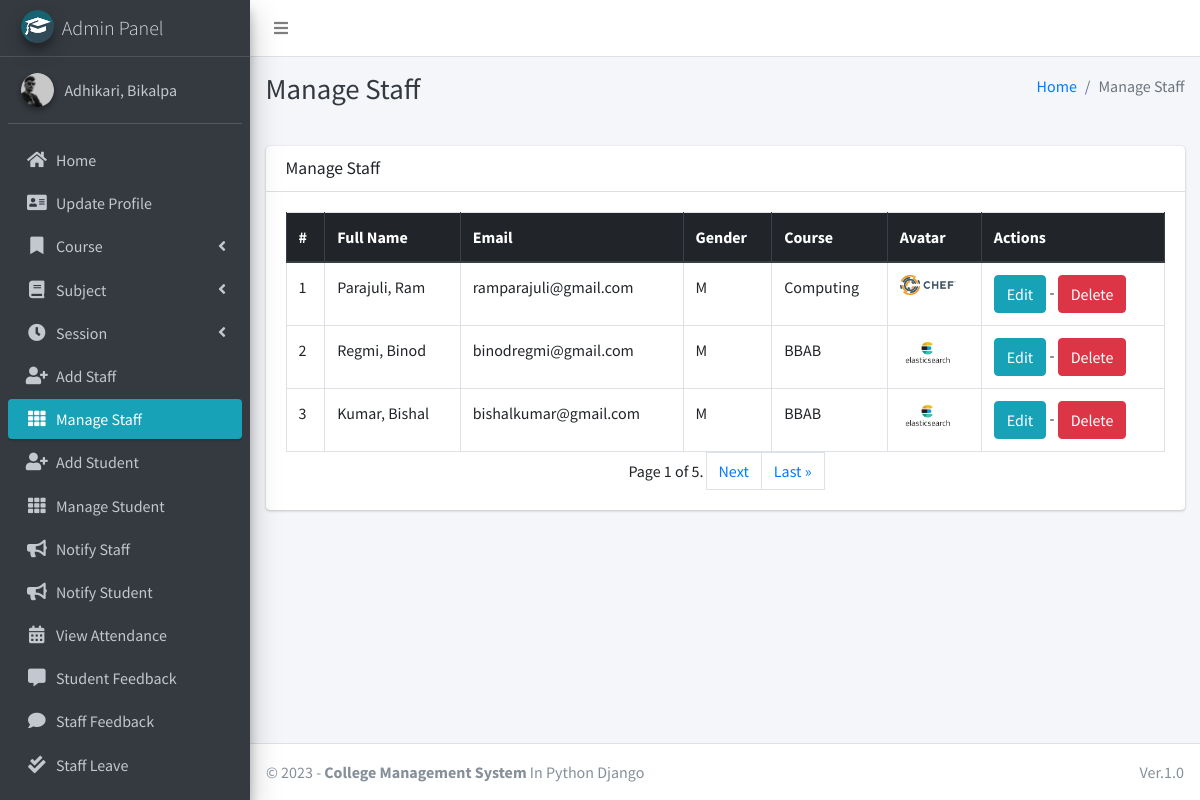
Page /staff/manage/ (signed in) on the committed database.
### main_app/models.py (models this page shows, shortened)
class CustomUser(AbstractUser):
    USER_TYPE = ((1, "HOD"), (2, "Staff"), (3, "Student"))
    GENDER = [("M", "Male"), ("F", "Female")]
    username = None  # Removed username, using email instead
    email = models.EmailField(unique=True)
    user_type = models.CharField(default=1, choices=USER_TYPE, max_length=1)
    gender = models.CharField(max_length=1, choices=GENDER)
    profile_pic = models.ImageField()
    address = models.TextField()
    fcm_token = models.TextField(default="")  # For firebase notifications
    created_at = models.DateTimeField(auto_now_add=True)
    updated_at = models.DateTimeField(auto_now=True)
    USERNAME_FIELD = "email"
    REQUIRED_FIELDS = []
    objects = CustomUserManager()
    def __str__(self):
        return self.last_name + ", " + self.first_name

class Staff(models.Model):
    course = models.ForeignKey(Course, on_delete=models.DO_NOTHING, null=True, blank=False)
    admin = models.OneToOneField(CustomUser, on_delete=models.CASCADE)

class Course(models.Model):
    name = models.CharField(max_length=120)
    created_at = models.DateTimeField(auto_now_add=True)
    updated_at = models.DateTimeField(auto_now=True)

### main_app/hod_views.py (the view)
# urls.py: path("staff/manage/", hod_views.manage_staff, name='manage_staff'),
def manage_staff(request):
    allStaff = CustomUser.objects.filter(user_type=2)
    paginator = Paginator(allStaff, 3)
    page_number = request.GET.get('page')
    try:
        page_obj = paginator.get_page(page_number)
    except PageNotAnInteger:
        page_obj = paginator.get_page(1)
    except EmptyPage:
        page_obj = paginator.get_page(paginator.num_pages)
    context = {
        'allStaff': page_obj,
        'nums': page_obj.paginator.num_pages * 'p',
        'page_title': 'Manage Staff'
    }
    return render(request, "hod_template/manage_staff.html", context)

### main_app/templates/hod_template/manage_staff.html (shortened to what this page needs)
{% extends 'main_app/base.html' %}
{% load static %}
{% block page_title %}{{page_title}}{% endblock page_title %}
{% block content %}
<section class="content">
    <div class="container-fluid">
        <div class="row">
            <div class="col-md-12">
                <div class="card">
                    <div class="card-header">
                        <h3 class="card-title">{{page_title}}</h3>
                    </div>
                    <div class="card-body">
                        <table id="example2" class="table table-bordered table-hover">
                            <thead class="thead-dark">
                                <tr>
                                    <th>#</th>
                                    <th>Full Name</th>
                                    <th>Email</th>
                                    <th>Gender</th>
                                    <th>Course</th>
                                    <th>Avatar</th>
                                    <th>Actions</th>
                                </tr>
                            </thead>
                            <tbody>
                                {% for staff in allStaff.object_list %}
                                <tr>
                                    <td>{{ forloop.counter }}</td>
                                    <td>{{staff.last_name}}, {{staff.first_name}}</td>
                                    <td>{{staff.email}}</td>
                                    <td>{{staff.gender}}</td>
                                    <td>{{staff.staff.course.name}}</td>
                                    <td>
                                        {% if staff.profile_pic == ""  %}
                                        No Image
                                        {% else %}
                                        <img class="img img-fluid mb-2" height="56" width="56"
                                            src="{{staff.profile_pic}}" alt="">
                                        {% endif %}
                                    </td>
                                    <td>
                                        <a href="{% url 'edit_staff' staff.staff.id %}" class="btn btn-info">Edit</a> -
                                        <a href="{% url 'delete_staff' staff.staff.id %}" class="btn btn-danger" onclick="return confirm('Are you sure about this ?')">Delete</a>
                                    </td>
                                </tr>
                                {% endfor %}
                            </tbody>
                        </table>
                    <div class="pagination justify-content-center align-items-center">
                <span style="margin: 0px 3px;">
                    Page {{ allStaff.number }} of {{ allStaff.paginator.num_pages }}.
                </span>
                {% if allStaff.has_next %}
                    <a class="page-link" href="?page={{ allStaff.next_page_number }}">Next</a>
                    <a class="page-link" href="?page={{ allStaff.paginator.num_pages }}">Last &raquo;</a>
                {% endif %}
        </div>
                    </div>
                </div>
            </div>
        </div>
    </div>
</section>
{% endblock content %}

### main_app/templates/main_app/sidebar_template.html (shortened to what this page needs)
{% load static %}
<aside class="main-sidebar sidebar-dark-info elevation-4">
    {% if request.user.user_type == '1' %}
    <a href="{% url 'admin_home' %}" class="brand-link">
        <img src="{% static 'dist/img/cmsl.png' %} " alt="AdminLTE Logo"
            class="brand-image img-circle elevation-3" >
        <span class="brand-text font-weight-light">Admin Panel</span>
    </a>
    <div class="sidebar">
        <div class="user-panel mt-3 pb-3 mb-3 d-flex">
            <div class="image">
                <img src="{{ request.user.profile_pic}}" class="img-circle elevation-2" alt="User Image">
            </div>
            <div class="info">
                <a href="#" class="d-block">{{user}}</a>
            </div>
        </div>
        <nav class="mt-2">
            <ul class="nav nav-pills nav-sidebar flex-column" data-widget="treeview" role="menu" data-accordion="false">
                <li class="nav-item">
                    {% url 'admin_home' as admin_home %}
                    <a href="{{admin_home}}" class="nav-link {% if admin_home == request.path %} active {% endif %}">
                        <i class="nav-icon fas fa-home"></i>
                        <p>
                            Home
                        </p>
                    </a>
                </li>
                <li class="nav-item">
                    {% url 'admin_view_profile' as admin_view_profile %}
                    <a href="{{admin_view_profile}}"
                        class="nav-link {% if admin_view_profile == request.path %} active {% endif %}">
                        <i class="nav-icon fas fa-address-card"></i>
                        <p>
                            Update Profile
                        </p>
                    </a>
                </li>
                <li class="nav-item has-treeview">
                    <a href="#" class="nav-link">
                        <i class="nav-icon fas fa-bookmark"></i>
                        <p>
                            Course
                            <i class="fas fa-angle-left right"></i>
                        </p>
                    </a>
                </li>
                <li class="nav-item has-treeview">
                    <a href="#" class="nav-link">
                        <i class="nav-icon fas fa-book"></i>
                        <p>
                            Subject
                            <i class="fas fa-angle-left right"></i>
                        </p>
                    </a>
                </li>
                <li class="nav-item has-treeview">
                    <a href="#" class="nav-link">
                        <i class="nav-icon fas fa-clock"></i>
                        <p>
                            Session
                            <i class="fas fa-angle-left right"></i>
                        </p>
                    </a>
                </li>
                <li class="nav-item">
                    {% url 'add_staff' as add_staff %}
                    <a href="{{add_staff}}" class="nav-link {% if add_staff == request.path %} active {% endif %}">
                        <i class="nav-icon fas fa-user-plus"></i>
                        <p>
                            Add Staff
                        </p>
                    </a>
                </li>
                <li class="nav-item">
                    {% url 'manage_staff' as manage_staff %}
                    {% url 'edit_staff' staff_id as edit_staff %}
                    <a href="{{manage_staff}}"
                        class="nav-link {% if manage_staff == request.path or request.path == edit_staff %} active {% endif %}">
                        <i class="nav-icon fas fa-th"></i>
                        <p>
                            Manage Staff
                        </p>
                    </a>
                </li>
                <li class="nav-item">
                    {% url 'add_student' as add_student%}
                    <a href="{{add_student}}" class="nav-link  {% if add_student == request.path %} active {% endif %}">
                        <i class="nav-icon fas fa-user-plus"></i>
                        <p>
                            Add Student
                        </p>
                    </a>
                </li>
                <li class="nav-item">
                    {% url 'manage_student' as manage_student %}
                    {% url 'edit_student' student_id as edit_student %}
                    <a href="{{manage_student}}"
                        class="nav-link  {% if edit_student == request.path or manage_student == request.path %} active {% endif %}">
                        <i class="nav-icon fas fa-th"></i>
                        <p>
                            Manage Student
                        </p>
                    </a>
                </li>
                <li class="nav-item">
                    {% url 'admin_notify_staff' as admin_notify_staff %}
                    <a href="{{admin_notify_staff}}"
                        class="nav-link {% if admin_notify_staff == request.path %} active {% endif %}">
                        <i class="nav-icon fas fa-bullhorn"></i>
                        <p>
                            Notify Staff
                        </p>
                    </a>
                </li>
                <li class="nav-item">
                    {% url 'admin_notify_student' as admin_notify_student %}
                    <a href="{{admin_notify_student}}"
                        class="nav-link {% if admin_notify_student == request.path %} active {% endif %}">
                        <i class="nav-icon fas fa-bullhorn"></i>
                        <p>
                            Notify Student
                        </p>
                    </a>
                </li>
                <li class="nav-item">
                    {% url 'admin_view_attendance' as admin_view_attendance %}
                <li class="nav-item">
                    <a href="{{admin_view_attendance}}"
                        class="nav-link  {% if admin_view_attendance == request.path %} active {% endif %}">
                        <i class="nav-icon fas fa-calendar-alt"></i>
                        <p>
                            View Attendance
                        </p>
                    </a>
                </li>
                <li class="nav-item">
                    {% url 'student_feedback_message' as student_feedback_message %}
                    <a href="{{ student_feedback_message }}"
                        class="nav-link  {% if student_feedback_message == request.path %} active {% endif %}">
                        <i class="nav-icon fas fa-comment-alt"></i>
                        <p>
                            Student Feedback
                        </p>
                    </a>
                </li>
                <li class="nav-item">
                    {% url 'staff_feedback_message' as staff_feedback_message %}
                    <a href="{{staff_feedback_message}}"
                        class="nav-link   {% if staff_feedback_message == request.path %} active {% endif %}">
                        <i class="nav-icon fas fa-comment"></i>
                        <p>
                            Staff Feedback
                        </p>
                    </a>
                </li>
                <li class="nav-item">
                    {% url 'view_staff_leave' as view_staff_leave %}
                    <a href="{{view_staff_leave}}"
                        class="nav-link  {% if view_staff_leave == request.path %} active {% endif %}">
                        <i class="nav-icon fas fa-check-double"></i>
                        <p>
                            Staff Leave
                        </p>
                    </a>
                </li>
                <li class="nav-item">
                    {% url 'view_student_leave' as view_student_leave %}
                    <a href="{% url 'view_student_leave' %}"
                        class="nav-link  {% if view_student_leave == request.path %} active {% endif %}">
                    </a>
                </li>
                                        {% endif %}
                                    </ul>
                                </nav>
                            </div>
</aside>

### rows in the picture
CustomUser: user.profile_pic (picture), last_name+first_name "Adhikari, Bikalpa"
CustomUser: last_name "Parajuli", first_name "Ram", email "ramparajuli@gmail.com", gender "M", staff.course.name "Computing", profile_pic (picture)
CustomUser: last_name "Regmi", first_name "Binod", email "binodregmi@gmail.com", gender "M", staff.course.name "BBAB", profile_pic (picture)
CustomUser: last_name "Kumar", first_name "Bishal", email "bishalkumar@gmail.com", gender "M", staff.course.name "BBAB", profile_pic (picture)

### other values in the picture
{{ page_title }} "Manage Staff"
{{ allStaff.number }} "1"
{{ allStaff.paginator.num_pages }} "5"
